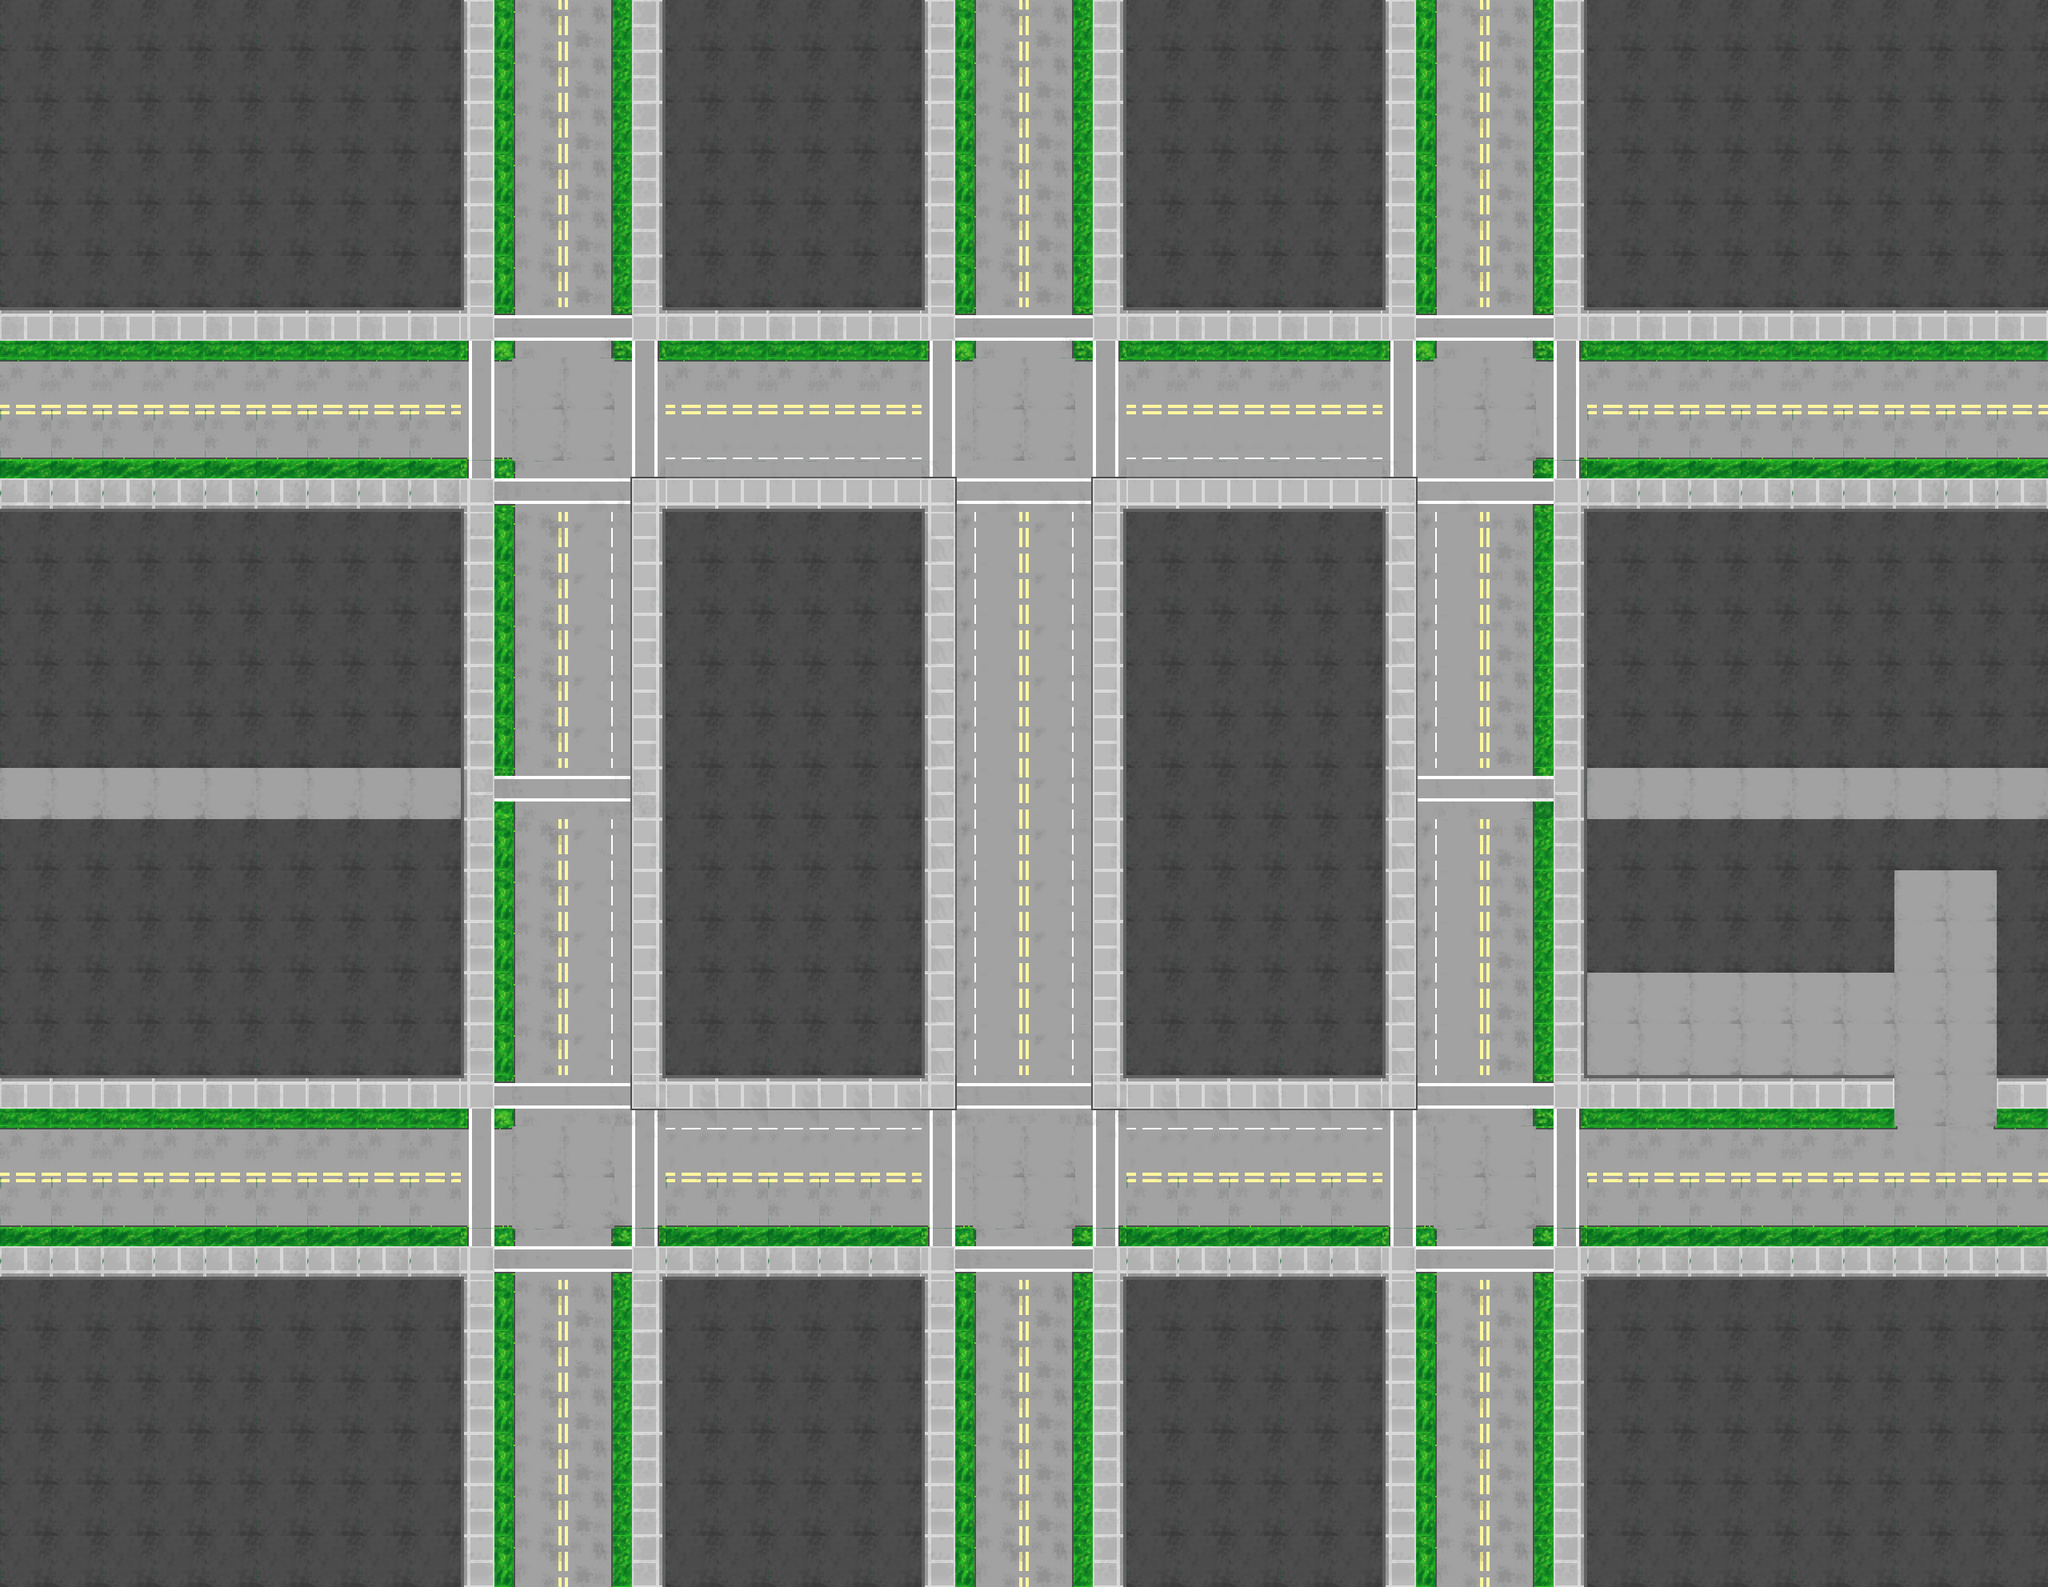

This game map was drawn from its Tiled (.tmx) file and the tilesets committed beside it. A one-line description and the trimmed map source follow:
An orthogonal 40x31 tile map with 64x64 px tiles, 2 tile layers (Background, ForeGround).

<map version="1.0" orientation="orthogonal" renderorder="right-down" width="40" height="31" tilewidth="64" tileheight="64" nextobjectid="1">
 <tileset firstgid="1" name="CityTileset64" tilewidth="64" tileheight="64" tilecount="100" columns="10">
  <image source="CityTileset64.png" width="640" height="640" />
 </tileset>
 <layer name="Background" width="40" height="31">
  <data>[1240 cells, 1240 non-empty, 1 distinct tile ids]</data>
 </layer>
 <layer name="ForeGround" width="40" height="31">
  <data>[1240 cells, 1240 non-empty, 44 distinct tile ids]</data>
 </layer>
</map>
